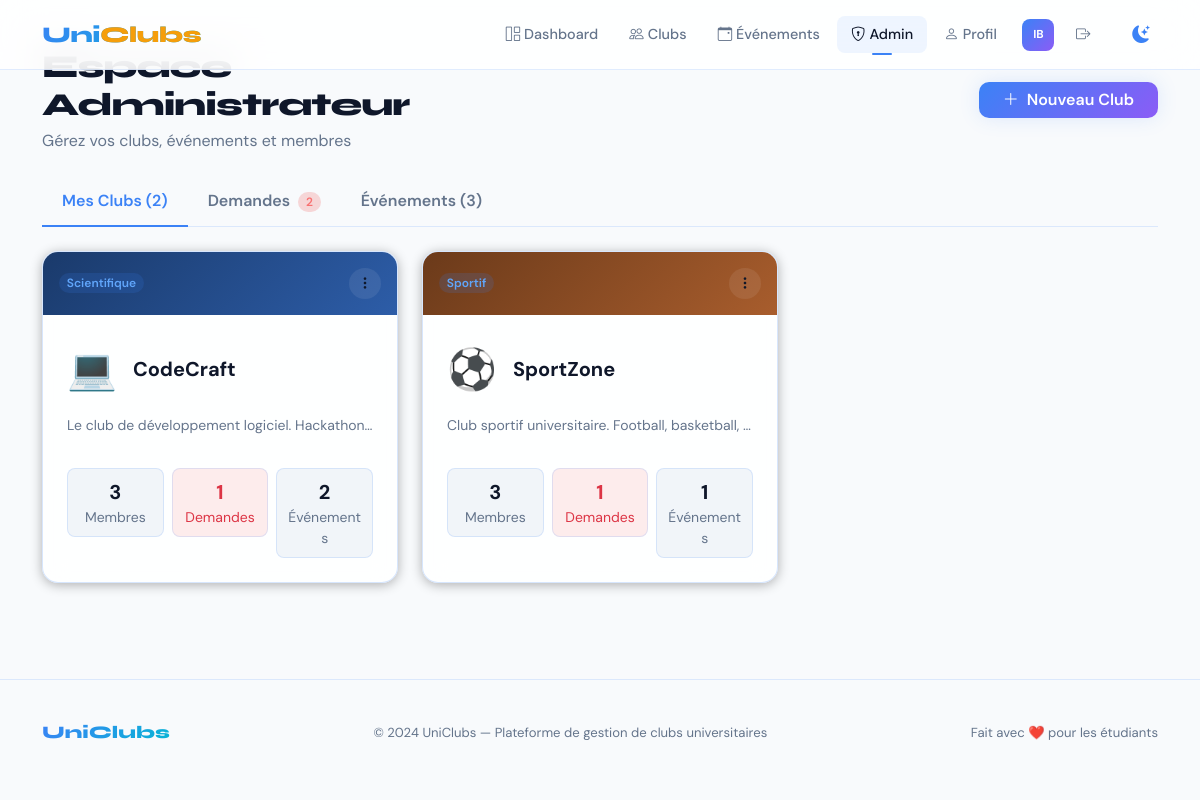
Screenshot of /pages/admin.php (signed in) with the database file from the repository.
### tables this page shows
CREATE TABLE `clubs` (
    `id` INT AUTO_INCREMENT PRIMARY KEY,
    `nom` VARCHAR(255) NOT NULL,
    `description` TEXT NOT NULL,
    `categorie` VARCHAR(100) NOT NULL DEFAULT 'autre',
    `emoji` VARCHAR(10) DEFAULT '📌',
    `couleur_gradient` VARCHAR(255) DEFAULT 'linear-gradient(135deg, #e8f0fc, #c5d8ff)',
    `admin_id` INT NOT NULL,
    `created_at` DATETIME NOT NULL DEFAULT CURRENT_TIMESTAMP,
    FOREIGN KEY (`admin_id`) REFERENCES `users`(`id`) ON DELETE CASCADE
);

### pages/admin.php (the view, shortened to what this page needs)
<?php
require_once '../actions/connexion.php';
$admin_id = $_SESSION['user_id'];
$stmt = $cnx->prepare("SELECT * FROM clubs WHERE admin_id = :admin_id ORDER BY created_at DESC");
$stmt->bindParam(':admin_id', $admin_id);
$stmt->execute();
$my_clubs = $stmt->fetchAll(PDO::FETCH_ASSOC);
$club_ids = array();
foreach ($my_clubs as $club) {
    if (!in_array($club['id'], $club_ids)) {
        $club_ids[] = $club['id'];
    }
}
$pending_requests = array();
$upcoming_events = array();
$club_stats = array();
if (count($club_ids) > 0) {
    foreach ($my_clubs as $club) {
        $cid = $club['id'];
        $stmt_m = $cnx->prepare("SELECT COUNT(*) as total FROM membres WHERE club_id = :cid AND statut = 'accepte'");
        $stmt_m->bindParam(':cid', $cid);
        $stmt_m->execute();
        $row_m = $stmt_m->fetch(PDO::FETCH_ASSOC);
        $stmt_p = $cnx->prepare("SELECT COUNT(*) as total FROM membres WHERE club_id = :cid AND statut = 'en_attente'");
        $stmt_p->bindParam(':cid', $cid);
        $stmt_p->execute();
        $row_p = $stmt_p->fetch(PDO::FETCH_ASSOC);
        $stmt_e = $cnx->prepare("SELECT COUNT(*) as total FROM evenements WHERE club_id = :cid");
        $stmt_e->bindParam(':cid', $cid);
        $stmt_e->execute();
        $row_e = $stmt_e->fetch(PDO::FETCH_ASSOC);
        $club_stats[$cid] = array(
            'membres' => $row_m['total'],
            'attente' => $row_p['total'],
            'events' => $row_e['total']
        );
    }
    $stmt = $cnx->prepare("SELECT m.*, u.prenom, u.nom, u.email, u.filiere, c.nom as club_nom
                           FROM membres m
                           JOIN users u ON m.user_id = u.id
                           JOIN clubs c ON m.club_id = c.id
                           WHERE c.admin_id = :admin_id AND m.statut = 'en_attente'
                           ORDER BY m.date_demande DESC");
    $stmt->bindParam(':admin_id', $admin_id);
    $stmt->execute();
    $pending_requests = $stmt->fetchAll(PDO::FETCH_ASSOC);
    $stmt = $cnx->prepare("SELECT e.*, c.nom as club_nom,
                           (SELECT COUNT(*) FROM inscriptions_evenements WHERE evenement_id = e.id) as nb_inscrits
                           FROM evenements e
                           JOIN clubs c ON e.club_id = c.id
                           WHERE c.admin_id = :admin_id AND e.date_debut >= NOW()
                           ORDER BY e.date_debut ASC");
    $stmt->bindParam(':admin_id', $admin_id);
    $stmt->execute();
    $upcoming_events = $stmt->fetchAll(PDO::FETCH_ASSOC);
}
include '../includes/header.php';
?>
        <div class="row mb-4 align-items-center">
            <div class="col-md-6">
                <h1 class="page-title mb-1">Espace Administrateur</h1>
                <p class="text-muted mb-0">Gérez vos clubs, événements et membres</p>
            </div>
            <div class="col-md-6 text-md-end mt-3 mt-md-0">
                <button class="btn btn-accent px-4" data-bs-toggle="modal" data-bs-target="#createClubModal">
                    <i class="bi bi-plus-lg me-2"></i>Nouveau Club
                </button>
            </div>
        </div>
        <ul class="nav nav-tabs custom-tabs mb-4" id="adminTabs" role="tablist">
            <li class="nav-item" role="presentation">
                <button class="nav-link active" data-bs-toggle="tab" data-bs-target="#clubs-tab">
                    Mes Clubs (<?= count($my_clubs) ?>)
                </button>
            </li>
            <li class="nav-item" role="presentation">
                <button class="nav-link" data-bs-toggle="tab" data-bs-target="#requests-tab">
                    Demandes
                    <?php if (count($pending_requests) > 0): ?>
                        <span class="badge bg-danger ms-1"><?= count($pending_requests) ?></span>
                    <?php endif; ?>
                </button>
            </li>
            <li class="nav-item" role="presentation">
                <button class="nav-link" data-bs-toggle="tab" data-bs-target="#events-tab">
                    Événements (<?= count($upcoming_events) ?>)
                </button>
            </li>
        </ul>
        <div class="tab-content">
            <div class="tab-pane fade show active" id="clubs-tab">
                <?php if (empty($my_clubs)): ?>
                    <div class="card border-0 shadow-sm rounded-4 text-center py-5">
                        <div class="card-body">
                            <h3 class="fw-bold mb-3">Vous ne gérez aucun club</h3>
                            <p class="text-muted mb-4">Créez votre premier club pour commencer à gérer votre communauté.</p>
                            <button class="btn btn-accent" data-bs-toggle="modal" data-bs-target="#createClubModal">Créer un club</button>
                        </div>
                    </div>
                <?php else: ?>
                    <div class="row g-4">
                        <?php foreach ($my_clubs as $club): ?>
                            <?php $stats = $club_stats[$club['id']]; ?>
                            <div class="col-md-6 col-xl-4">
                                <div class="card admin-club-card h-100 border-0 shadow-sm rounded-4 overflow-hidden">
                                    <div class="card-header border-0 py-3" style="background: <?= htmlspecialchars($club['couleur_gradient']) ?>">
                                        <div class="d-flex justify-content-between align-items-center">
                                            <div class="badge" style="background:rgba(59,130,246,0.15);color:#60A5FA;"><?= htmlspecialchars(ucfirst($club['categorie'])) ?></div>
                                            <div class="dropdown">
                                                <button class="btn btn-sm btn-light rounded-circle" data-bs-toggle="dropdown">
                                                    <i class="bi bi-three-dots-vertical"></i>
                                                </button>
                                            </div>
                                        </div>
                                    </div>
                                    <div class="card-body p-4">
                                        <div class="d-flex align-items-center mb-3">
                                            <span class="fs-1 me-3"><?= $club['emoji'] ?></span>
                                            <h3 class="h5 fw-bold mb-0"><?= htmlspecialchars($club['nom']) ?></h3>
                                        </div>
                                        <p class="text-muted small mb-4 text-truncate"><?= htmlspecialchars($club['description']) ?></p>
                                        <div class="row text-center g-2 mt-auto">
                                            <div class="col-4">
                                                <div class="p-2 border rounded-3" style="background:var(--surface2);">
                                                    <div class="fw-bold fs-5"><?= $stats['membres'] ?></div>
                                                    <div class="small text-muted">Membres</div>
                                                </div>
                                            </div>
                                            <div class="col-4">
                                                <div class="p-2 border rounded-3 <?= $stats['attente'] > 0 ? '' : '' ?>" style="background:<?= $stats['attente'] > 0 ? 'rgba(239,68,68,0.1)' : 'var(--surface2)' ?>;">
                                                    <div class="fw-bold fs-5 <?= $stats['attente'] > 0 ? 'text-danger' : '' ?>"><?= $stats['attente'] ?></div>
                                                    <div class="small <?= $stats['attente'] > 0 ? 'text-danger' : 'text-muted' ?>">Demandes</div>
                                                </div>
                                            </div>
                                            <div class="col-4">
                                                <div class="p-2 border rounded-3" style="background:var(--surface2);">
                                                    <div class="fw-bold fs-5"><?= $stats['events'] ?></div>
                                                    <div class="small text-muted">Événements</div>
                                                </div>
                                            </div>
                                        </div>
                                    </div>
                                </div>
                            </div>
                        <?php endforeach; ?>
                    </div>
                <?php endif; ?>
            </div>
        </div>
<?php include '../includes/footer.php'; ?>

### css/global.css (style rules this page uses)
:root { --bg: #050A14; --surface: #0C1526; --surface2: #112040; --surface3: #1a2d55; --accent: #3B82F6; --accent2: #06B6D4; --accent3: #8B5CF6; --gold: #F59E0B; --green: #10B981; --red: #EF4444; --text: #E8F0FE; --text-muted: #6B85A8; --border: rgba(59,130,246,0.15); --glow: rgba(59,130,246,0.3); --radius: 1rem; --radius-lg: 1.4rem; --transition: 0.3s cubic-bezier(.4,0,.2,1); }
[data-theme="light"] { --bg: #F8FAFC; --surface: #FFFFFF; --surface2: #F1F5F9; --surface3: #E2E8F0; --text: #0F172A; --text-muted: #64748B; --border: rgba(59,130,246,0.15); --glow: rgba(59,130,246,0.15); }
*, *::before, *::after { box-sizing: border-box; }
body { font-family: 'DM Sans', sans-serif; background: var(--bg); color: var(--text); overflow-x: hidden; -webkit-font-smoothing: antialiased; }
.brand, .page-title, .section-title, .side-title, .hero-title, .stat-value, .stat-number, .item-title, .date-day, .club-title, .club-name, .event-title, .member-name, .form-title, .feature-title { font-family: 'Syne', sans-serif; }
.card, .glass-card { background: rgba(12,21,38,0.6) !important; backdrop-filter: blur(12px); -webkit-backdrop-filter: blur(12px); border: 1px solid var(--border) !important; border-radius: var(--radius) !important; color: var(--text); }
[data-theme="light"] .card, [data-theme="light"] .glass-card { background: rgba(255,255,255,0.85) !important; border-color: rgba(59,130,246,0.2) !important; box-shadow: 0 4px 20px rgba(0,0,0,0.03); }
.card-body { color: var(--text); }
.card-header { background: transparent; border-bottom: 1px solid var(--border); color: var(--text); }
.btn-accent { background: linear-gradient(135deg, var(--accent), var(--accent3)) !important; border: none !important; color: #fff !important; border-radius: 10px; font-weight: 600; box-shadow: 0 0 20px var(--glow); transition: all var(--transition); }
.btn-light { background: rgba(255,255,255,0.08) !important; border-color: transparent !important; color: var(--text) !important; }
.badge { font-weight: 600; border-radius: 999px; }
.badge.bg-danger { background: rgba(239,68,68,0.2) !important; color: #F87171 !important; }
.custom-tabs, .nav-tabs { border-bottom: 1px solid var(--border) !important; }
.custom-tabs .nav-link, .nav-tabs .nav-link { color: var(--text-muted) !important; border: none !important; border-bottom: 2px solid transparent !important; padding: 0.75rem 1.25rem; font-weight: 600; transition: all var(--transition); background: transparent !important; }
.custom-tabs .nav-link.active, .nav-tabs .nav-link.active { color: var(--accent) !important; border-bottom-color: var(--accent) !important; background: transparent !important; }
.page-title { font-size: 2rem; font-weight: 800; letter-spacing: -0.03em; color: var(--text); }
.text-muted { color: var(--text-muted) !important; }
.border { border-color: var(--border) !important; }
.shadow-sm { box-shadow: 0 2px 12px rgba(0,0,0,0.3) !important; }

### css/styleadmin.css (style rules this page uses)
.admin-club-card { background: var(--surface) !important; transition: transform 0.3s ease, border-color 0.3s ease; }
.admin-club-card .card-header { border-bottom: none; }

### rows the page displays
clubs: categorie "Scientifique", emoji "💻", nom "CodeCraft", description "Le club de développement logiciel. Hackathon…", id "3", id "1", id "2"
clubs: categorie "Sportif", emoji "⚽", nom "SportZone", description "Club sportif universitaire. Football, basketball,…", id "3", id "1"

### other values shown
$initials "IB"
count($my_clubs) "2"
count($pending_requests) "2"
count($upcoming_events) "3"
